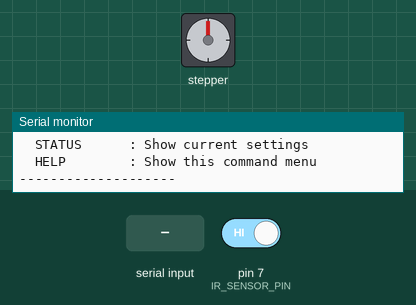
A sketch run on a simulated Arduino Uno, built with avr-gcc and run on an emulated ATmega328P. Shown: stepper motor, the last lines printed to the serial monitor. Wiring (inferred from the names in the program): stepper motor (2048 steps per turn assumed): coils pin 8, pin 9, pin 10, pin 11. The inputs (shaded band) are chosen by the test bench; at power-on: pin 7 (IR_SENSOR_PIN) HIGH.

Above: at 2.0 s.
2.1 s: "ON\n" received over Serial
At 2.8 s:
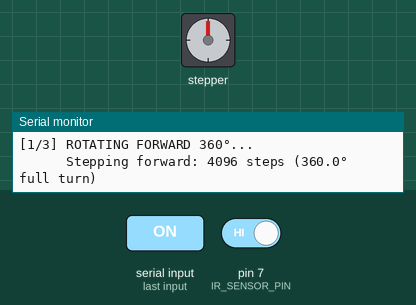
5.1 s: pin 7 (IR_SENSOR_PIN) driven LOW
At 7.4 s:
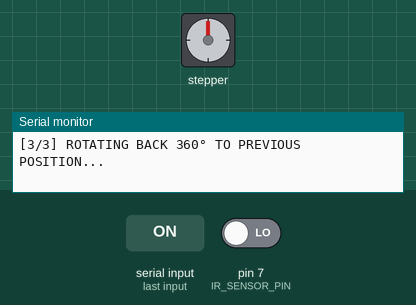
Timing chart, 0 to 12.5 s (numbered marks = the images above; inputs shaded):
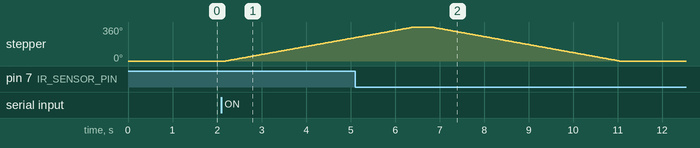

The sketch:

test_pen_stepper_full_rotation.ino
```cpp
/*
  ==============================================================================
  TEST — PEN STEPPER (ULN2003: IN1-IN4) + IR DROP SENSOR (360° FULL ROTATION)
  Arduino UNO + 28BYJ-48 Stepper + ULN2003 Driver + IR Sensor Module
  ==============================================================================

  WORKFLOW:
  ------------------------------------------------------------------------------
    1. Type "ON" in Serial Monitor.
    2. Motor rotates FORWARD 1 FULL 360° ROTATION (4096 half-steps) to dispense.
    3. Motor pauses and monitors the IR sensor on Pin D7 for 3 to 5 seconds.
       - If IR DETECTS the pen drop -> logs drop confirmed immediately.
       - If 3-5 seconds PASS with NO drop -> logs timeout.
    4. Motor rotates REVERSE 360° (4096 half-steps) back to its starting position.
    5. Motor coils are de-energized (all LOW) so the driver/motor remains cool.

  WIRING — Arduino UNO to ULN2003 Driver & IR Sensor:
  ------------------------------------------------------------------------------
    Arduino UNO         ULN2003 Driver Module
    ─────────────       ───────────────────────
    Pin D8       -->    IN1
    Pin D9       -->    IN2
    Pin D10      -->    IN3
    Pin D11      -->    IN4
    5V           -->    5V+ / VDD (or external 5V power supply)
    GND          -->    GND       (must share COMMON GND with Arduino)

    Arduino UNO         IR Sensor Module (Drop Sensor)
    ─────────────       ──────────────────────────────
    Pin D7       -->    OUT / DO (Digital Output)
    5V           -->    VCC
    GND          -->    GND

    Motor Connection:
    -----------------
    Plug the 5-pin white connector of the 28BYJ-48 stepper directly into the
    ULN2003 driver board socket.
  ==============================================================================
*/

// ── PIN ASSIGNMENTS ──────────────────────────────────────────────────────────
const int IN1_PIN = 8;
const int IN2_PIN = 9;
const int IN3_PIN = 10;
const int IN4_PIN = 11;

const int IR_SENSOR_PIN = 7;  // Digital pin for IR sensor (OUT / DO)

// ── IR SENSOR LOGIC LEVEL ─────────────────────────────────────────────────────
// Most IR obstacle/beam sensors output LOW when an object is detected.
// If your sensor outputs HIGH when triggered, change this to HIGH.
const int IR_DETECTED_STATE = LOW;

// ── STEPPER CALIBRATION (28BYJ-48 in 8-step half-stepping mode) ───────────────
// 4096 half-steps = 360° (1 FULL REVOLUTION) -> DEFAULT
// 2048 half-steps = 180° (Half rotation)
// 1024 half-steps = 90°  (Quarter rotation)
int stepsToDrop     = 4096;   // 360° full rotation (configurable via Serial)
int waitTimeoutSec  = 3;      // Seconds to wait at drop position for IR sensor
int stepDelayUs     = 1000;   // Delay between steps in microseconds (800-1200us)

// ── 8-STEP HALF-STEPPING SEQUENCE (Smoother, higher torque) ───────────────────
const int STEP_PHASES[8][4] = {
  {HIGH, LOW,  LOW,  LOW }, // Phase 0
  {HIGH, HIGH, LOW,  LOW }, // Phase 1
  {LOW,  HIGH, LOW,  LOW }, // Phase 2
  {LOW,  HIGH, HIGH, LOW }, // Phase 3
  {LOW,  LOW,  HIGH, LOW }, // Phase 4
  {LOW,  LOW,  HIGH, HIGH}, // Phase 5
  {LOW,  LOW,  LOW,  HIGH}, // Phase 6
  {HIGH, LOW,  LOW,  HIGH}  // Phase 7
};

int currentPhase = 0;

// ── LOW LEVEL STEPPER FUNCTIONS ───────────────────────────────────────────────
void applyPhase(int phase) {
  digitalWrite(IN1_PIN, STEP_PHASES[phase][0]);
  digitalWrite(IN2_PIN, STEP_PHASES[phase][1]);
  digitalWrite(IN3_PIN, STEP_PHASES[phase][2]);
  digitalWrite(IN4_PIN, STEP_PHASES[phase][3]);
}

// Power off all coils so motor/driver doesn't get hot while idling
void releaseMotor() {
  digitalWrite(IN1_PIN, LOW);
  digitalWrite(IN2_PIN, LOW);
  digitalWrite(IN3_PIN, LOW);
  digitalWrite(IN4_PIN, LOW);
}

void stepOnce(bool forward) {
  if (forward) {
    currentPhase = (currentPhase + 1) % 8;
  } else {
    currentPhase = (currentPhase - 1 + 8) % 8;
  }
  applyPhase(currentPhase);
  delayMicroseconds(stepDelayUs);
}

bool isPenDetected() {
  return (digitalRead(IR_SENSOR_PIN) == IR_DETECTED_STATE);
}

// ── MAIN DISPENSE CYCLE ───────────────────────────────────────────────────────
void runPenDispenseCycle() {
  Serial.println(F("\n=================================================="));
  Serial.println(F("[1/3] ROTATING FORWARD 360°..."));
  Serial.print(F("      Stepping forward: "));
  Serial.print(stepsToDrop);
  Serial.print(F(" steps ("));
  Serial.print((float)stepsToDrop * 360.0 / 4096.0, 1);
  Serial.println(F("° full turn)"));

  // 1. Rotate Forward 360 degrees
  for (int i = 0; i < stepsToDrop; i++) {
    stepOnce(true); // forward
  }

  // 2. Pause & Monitor IR Sensor for 3 - 5 seconds
  Serial.println(F("[2/3] HOLDING POSITION..."));
  Serial.print(F("      Waiting up to "));
  Serial.print(waitTimeoutSec);
  Serial.println(F(" seconds for IR sensor to detect pen drop..."));

  bool penDetected = false;
  unsigned long startTime = millis();
  unsigned long timeoutDuration = (unsigned long)waitTimeoutSec * 1000;

  while (millis() - startTime < timeoutDuration) {
    if (isPenDetected()) {
      penDetected = true;
      Serial.println(F("      >>> [IR DETECTED!] Pen drop confirmed! <<<"));
      break;
    }
    delay(10); // Polling check
  }

  if (!penDetected) {
    Serial.println(F("      [TIMEOUT] No pen detected within time limit."));
  }

  // Brief stabilization gap
  delay(300);

  // 3. Rotate Reverse back to exact starting/home position
  Serial.println(F("[3/3] ROTATING BACK 360° TO PREVIOUS POSITION..."));
  for (int i = 0; i < stepsToDrop; i++) {
    stepOnce(false); // reverse
  }

  // 4. De-energize coils
  releaseMotor();

  Serial.println(F("[COMPLETE] Rotor returned to starting position. Coils off."));
  if (penDetected) {
    Serial.println(F("STATUS: SUCCESS (Pen dropped & verified by IR)"));
  } else {
    Serial.println(F("STATUS: TIMEOUT / NO DROP (Rotor safely reset to start)"));
  }
  Serial.println(F("=================================================="));
  Serial.println(F("Type ON to test again, or HELP for options.\n"));
}

// ── LIVE IR SENSOR TEST ───────────────────────────────────────────────────────
void testIRSensor() {
  Serial.println(F("\n=== LIVE IR SENSOR TEST (5 Seconds) ==="));
  Serial.println(F("Wave a pen or hand across the IR sensor..."));

  unsigned long start = millis();
  while (millis() - start < 5000) {
    bool detected = isPenDetected();
    Serial.print(F("IR Sensor: "));
    if (detected) {
      Serial.println(F(">> [OBJECT DETECTED] <<"));
    } else {
      Serial.println(F("CLEAR (No object)"));
    }
    delay(250);
  }
  Serial.println(F("=== Test Finished. ===\n"));
}

// ── PRINT HELP / STATUS ───────────────────────────────────────────────────────
void printHelp() {
  Serial.println(F("\n--- COMMAND LIST ---"));
  Serial.println(F("  ON          : Run 360° dispense test (Rotate 360° -> Wait IR -> Reverse 360°)"));
  Serial.println(F("  IR          : Live test IR sensor for 5 seconds"));
  Serial.println(F("  STEPS <n>   : Set rotation steps (Default 4096 for 360°, 2048 for 180°)"));
  Serial.println(F("  WAIT <sec>  : Set IR wait timeout in seconds (e.g. WAIT 3 or WAIT 5)"));
  Serial.println(F("  SPEED <us>  : Set step delay (e.g. SPEED 1000, lower = faster)"));
  Serial.println(F("  STATUS      : Show current settings"));
  Serial.println(F("  HELP        : Show this command menu"));
  Serial.println(F("--------------------\n"));
}

void printStatus() {
  Serial.println(F("\n--- CURRENT SETTINGS ---"));
  Serial.print(F("  Steps to Drop   : ")); Serial.print(stepsToDrop);
  Serial.print(F(" (approx ")); Serial.print((float)stepsToDrop * 360.0 / 4096.0, 1); Serial.println(F(" degrees)"));
  Serial.print(F("  IR Wait Timeout : ")); Serial.print(waitTimeoutSec); Serial.println(F(" seconds"));
  Serial.print(F("  Step Speed Delay: ")); Serial.print(stepDelayUs); Serial.println(F(" us"));
  Serial.println(F("------------------------\n"));
}

// ── SETUP ─────────────────────────────────────────────────────────────────────
void setup() {
  Serial.begin(9600);
  while (!Serial);

  pinMode(IN1_PIN, OUTPUT);
  pinMode(IN2_PIN, OUTPUT);
  pinMode(IN3_PIN, OUTPUT);
  pinMode(IN4_PIN, OUTPUT);
  pinMode(IR_SENSOR_PIN, INPUT_PULLUP);

  releaseMotor(); // Start with coils off

  Serial.println(F("=================================================="));
  Serial.println(F("  PEN DISPENSER TEST — 360° ROTATION (ULN2003)    "));
  Serial.println(F("  Arduino UNO + 28BYJ-48 Stepper + IR Sensor      "));
  Serial.println(F("=================================================="));
  printStatus();
  printHelp();
}

// ── LOOP ──────────────────────────────────────────────────────────────────────
void loop() {
  if (Serial.available()) {
    String cmd = Serial.readStringUntil('\n');
    cmd.trim();
    cmd.toUpperCase();

    if (cmd == "ON") {
      runPenDispenseCycle();
    }
    else if (cmd == "IR") {
      testIRSensor();
    }
    else if (cmd.startsWith("STEPS ")) {
      int val = cmd.substring(6).toInt();
      if (val > 0 && val <= 8192) {
        stepsToDrop = val;
        Serial.print(F("[CONFIG] Steps set to: "));
        Serial.print(stepsToDrop);
        Serial.print(F(" (~"));
        Serial.print((float)stepsToDrop * 360.0 / 4096.0, 1);
        Serial.println(F(" deg)"));
      } else {
        Serial.println(F("[ERR] Enter a value between 200 and 8192 (e.g. STEPS 4096)"));
      }
    }
    else if (cmd.startsWith("WAIT ")) {
      int val = cmd.substring(5).toInt();
      if (val >= 1 && val <= 10) {
        waitTimeoutSec = val;
        Serial.print(F("[CONFIG] IR timeout set to: "));
        Serial.print(waitTimeoutSec);
        Serial.println(F(" seconds"));
      } else {
        Serial.println(F("[ERR] Enter seconds between 1 and 10 (e.g. WAIT 3)"));
      }
    }
    else if (cmd.startsWith("SPEED ")) {
      int val = cmd.substring(6).toInt();
      if (val >= 600 && val <= 3000) {
        stepDelayUs = val;
        Serial.print(F("[CONFIG] Step delay set to: "));
        Serial.print(stepDelayUs);
        Serial.println(F(" us"));
      } else {
        Serial.println(F("[ERR] Enter speed delay between 600 and 3000 (e.g. SPEED 1000)"));
      }
    }
    else if (cmd == "STATUS") {
      printStatus();
    }
    else if (cmd == "HELP") {
      printHelp();
    }
    else if (cmd.length() > 0) {
      Serial.print(F("[?] Unknown command: "));
      Serial.println(cmd);
      Serial.println(F("    Type ON to start or HELP for commands."));
    }
  }
}
```

Measured:
- after the input at 2.1 s, stepper: keeps turning clockwise at about 85°/s, starting after 0.09 s
